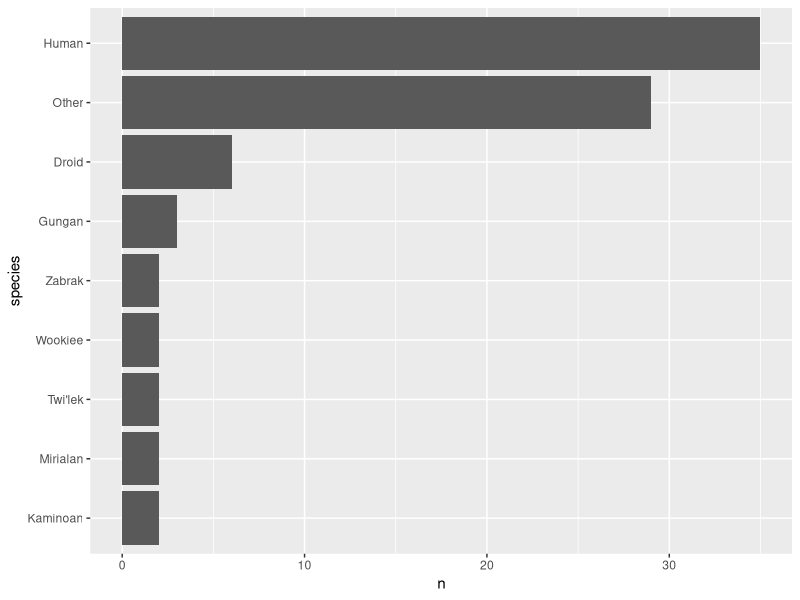
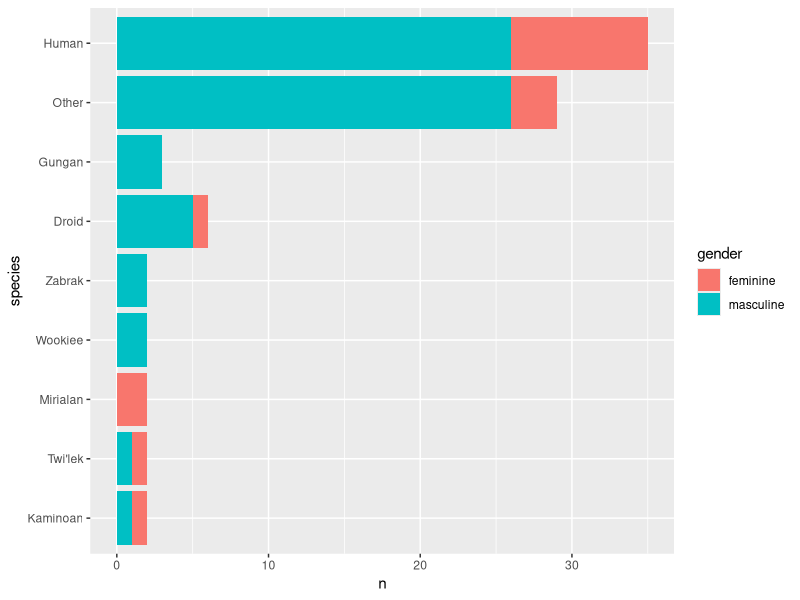
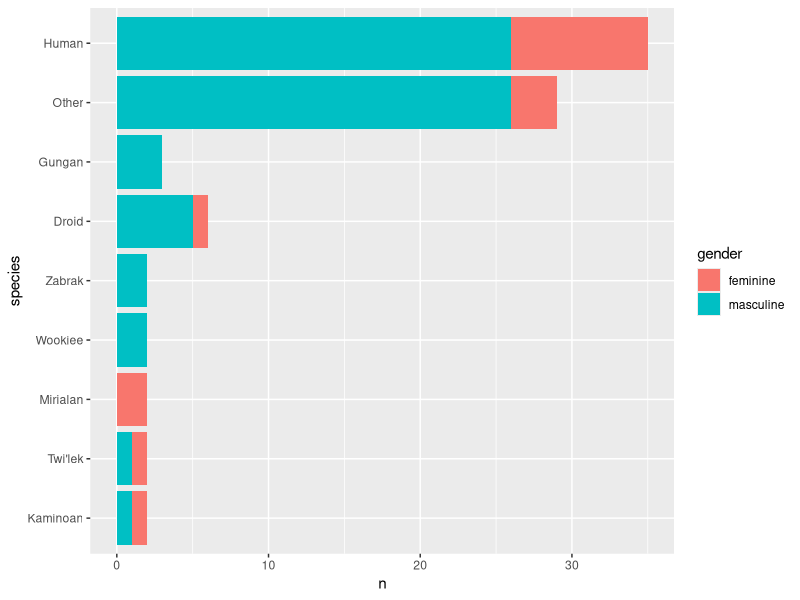
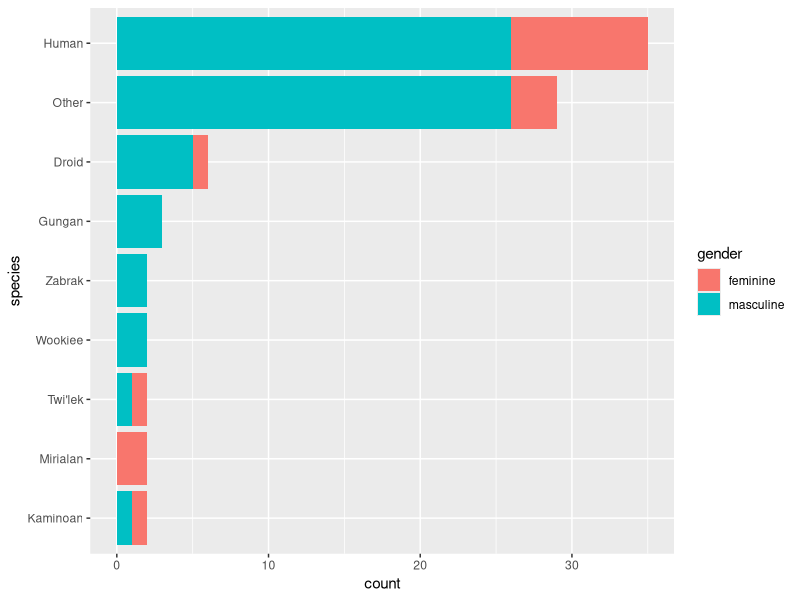

Here is the R script that generated these plots, in order:
## ---- chunk 1
library(tidyverse)
## ---- chunk 2
starwars %>% 
  filter(!is.na(species)) %>% 
  count(species = fct_lump(species, 5), sort = TRUE) %>% 
  mutate(species = fct_reorder(species, n)) %>% 
  ggplot(aes(species, n)) + 
  geom_col() + coord_flip()
## ---- chunk 3
starwars %>% 
  filter(!is.na(species)) %>% 
  count(species = fct_lump(species, 5), gender = fct_lump(gender, 2), sort = TRUE) %>% 
  mutate(species = fct_reorder(species, n)) %>% 
  ggplot(aes(species, n, fill = gender)) + 
  geom_col() + coord_flip()
## ---- chunk 4
starwars %>% 
  filter(!is.na(species)) %>% 
  count(species = fct_lump(species, 5), gender = fct_lump(gender, 2), sort = TRUE) %>% 
  mutate(gender = fct_explicit_na(gender),
         species = fct_reorder(species, n)) %>% 
  ggplot(aes(species, n, fill = gender)) + 
  geom_col() + coord_flip()
## ---- chunk 5
starwars %>% filter(!is.na(species)) %>% 
  mutate(species = fct_lump(species, 5)) %>% 
  group_by(species) %>% 
  mutate(typeCount = n()) %>% 
  ungroup() %>% 
  mutate(species = fct_reorder(species, typeCount)) %>% 
  ggplot()+
  geom_bar(aes(species, fill = gender))+
  coord_flip()
## ---- chunk 6
starwars %>% 
  filter(!(is.na(species))) %>% 
  group_by(species) %>% 
  summarize(n=n(), mean = mean(height, na.rm = TRUE)) %>% 
  arrange(desc(n))
## ---- chunk 7
knitr::write_bib(c(.packages(), 'bookdown', 'knitr', 'rmarkdown', 'tidyverse', 'ComplexHeatmap'), 'packages.bib')
